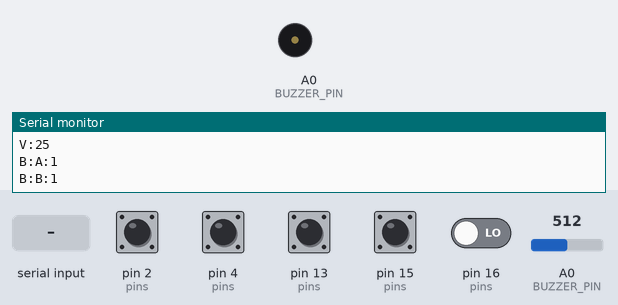
The sketch below on a simulated Arduino Uno, built with avr-gcc and run on an emulated ATmega328P. Parts: buzzer (waves = sounding), the last lines printed to the serial monitor. The test bench sets the inputs (shaded band); at power-on: pin 2 (pins), pin 4 (pins), pin 13 (pins), pin 15 (pins) HIGH, pin 16 (pins) LOW, A0 (BUZZER_PIN) = 512.

Above: at 1.2 s.
1.3 s: "S:90\n" received over Serial
At 1.8 s:
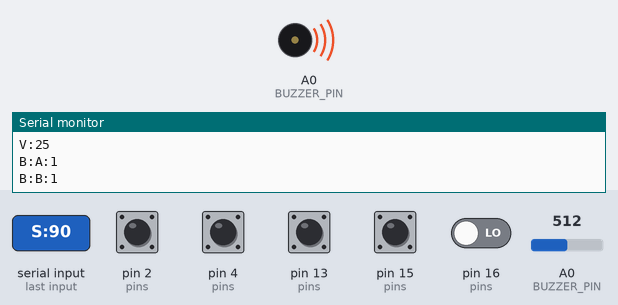
7.6 s: "S:\n" received over Serial
At 9.0 s:
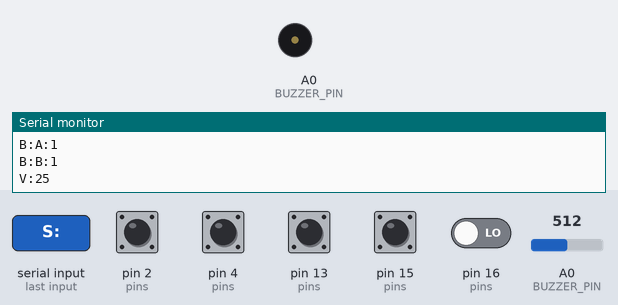
Timing chart, 0 to 10.1 s (numbered marks = the images above; inputs shaded):
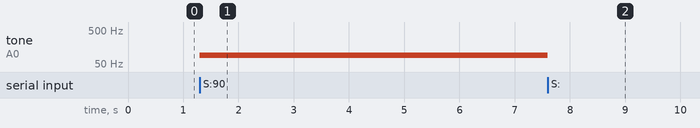

Measured:
- after the input at 1.3 s, tone on A0 (BUZZER_PIN): silent → 90 Hz at once
- after the input at 7.6 s, tone on A0 (BUZZER_PIN): 90 Hz → silent at once

The sketch:

esp8266-controller.ino
```cpp
#define BTN_UP     4
#define BTN_DOWN   13
#define BTN_LEFT   0
#define BTN_RIGHT  2
#define BTN_A      15
#define BTN_B      16
#define BUZZER_PIN 14
#define BATT_PIN   A0

const int pins[6]     = {BTN_UP, BTN_DOWN, BTN_LEFT, BTN_RIGHT, BTN_A, BTN_B};
const char* names[6]  = {"UP", "DOWN", "LEFT", "RIGHT", "A", "B"};
bool activeHigh[6]    = {false, false, false, false, true, false};

bool lastStable[6]    = {false, false, false, false, false, false};
bool lastReading[6]   = {false, false, false, false, false, false};
unsigned long lastChange[6] = {0};
const unsigned long DEBOUNCE = 25;

String rxBuffer = "";

unsigned long lastBattCheck = 0;
const unsigned long BATT_CHECK_INTERVAL = 5000;

void setup() {
  Serial.begin(115200);
  for (int i = 0; i < 6; i++) {
    pinMode(pins[i], (pins[i] == 16) ? INPUT : INPUT_PULLUP);
  }
  pinMode(BUZZER_PIN, OUTPUT);
  lastBattCheck = millis() - BATT_CHECK_INTERVAL;
}

void loop() {
  // Button scanning
  for (int i = 0; i < 6; i++) {
    bool raw = digitalRead(pins[i]);
    bool pressedRaw = activeHigh[i] ? (raw == HIGH) : (raw == LOW);

    if (pressedRaw != lastReading[i]) {
      lastChange[i] = millis();
      lastReading[i] = pressedRaw;
    }

    if ((millis() - lastChange[i]) > DEBOUNCE && pressedRaw != lastStable[i]) {
      lastStable[i] = pressedRaw;
      Serial.print("B:");
      Serial.print(names[i]);
      Serial.print(":");
      Serial.println(pressedRaw ? "1" : "0");
    }
  }

  // Battery check, periodic
  if (millis() - lastBattCheck > BATT_CHECK_INTERVAL) {
    lastBattCheck = millis();
    int raw = analogRead(BATT_PIN);
    float voltageAtPin = (raw / 1023.0) * 3.3;
    float batteryVoltage = voltageAtPin * 2.0;
    int pct = batteryPercent(batteryVoltage);

    Serial.print("V:");
    Serial.println(pct);
  }

  // Listen for commands from C3
  while (Serial.available()) {
    char c = Serial.read();
    if (c == '\n') {
      handleCommand(rxBuffer);
      rxBuffer = "";
    } else {
      rxBuffer += c;
    }
  }
}

int batteryPercent(float v) {
  if (v >= 4.2) return 100;
  if (v <= 3.0) return 0;
  return (int)((v - 3.0) / (4.2 - 3.0) * 100.0);
}

void handleCommand(String cmd) {
  cmd.trim();
  if (cmd.startsWith("S:")) {
    int sep = cmd.indexOf(':', 2);
    int freq = cmd.substring(2, sep).toInt();
    int ms = cmd.substring(sep + 1).toInt();
    tone(BUZZER_PIN, freq, ms);
  }
}
```
